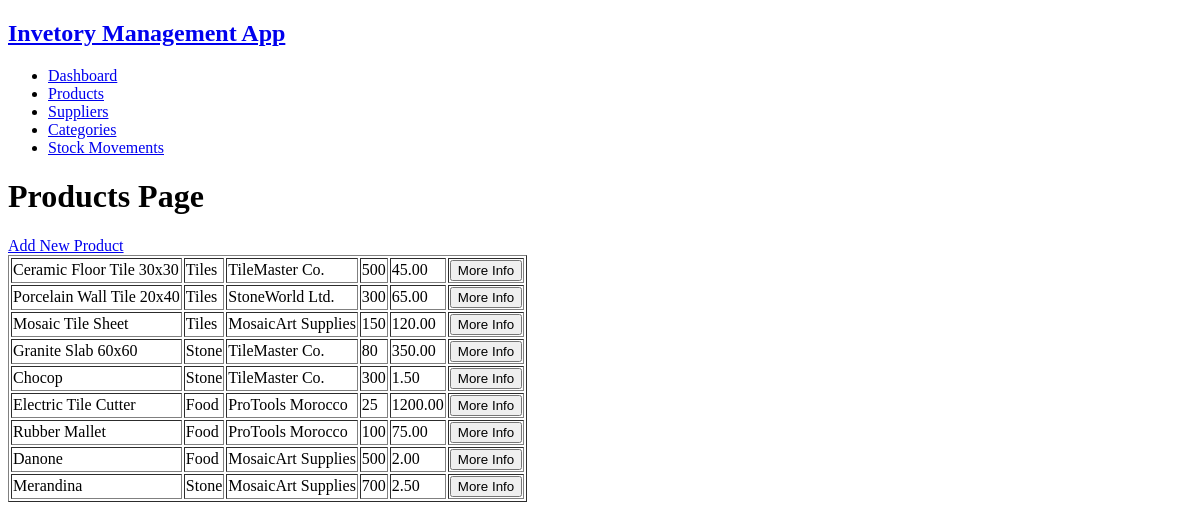
/products, run on an earlier commit of the app's database.
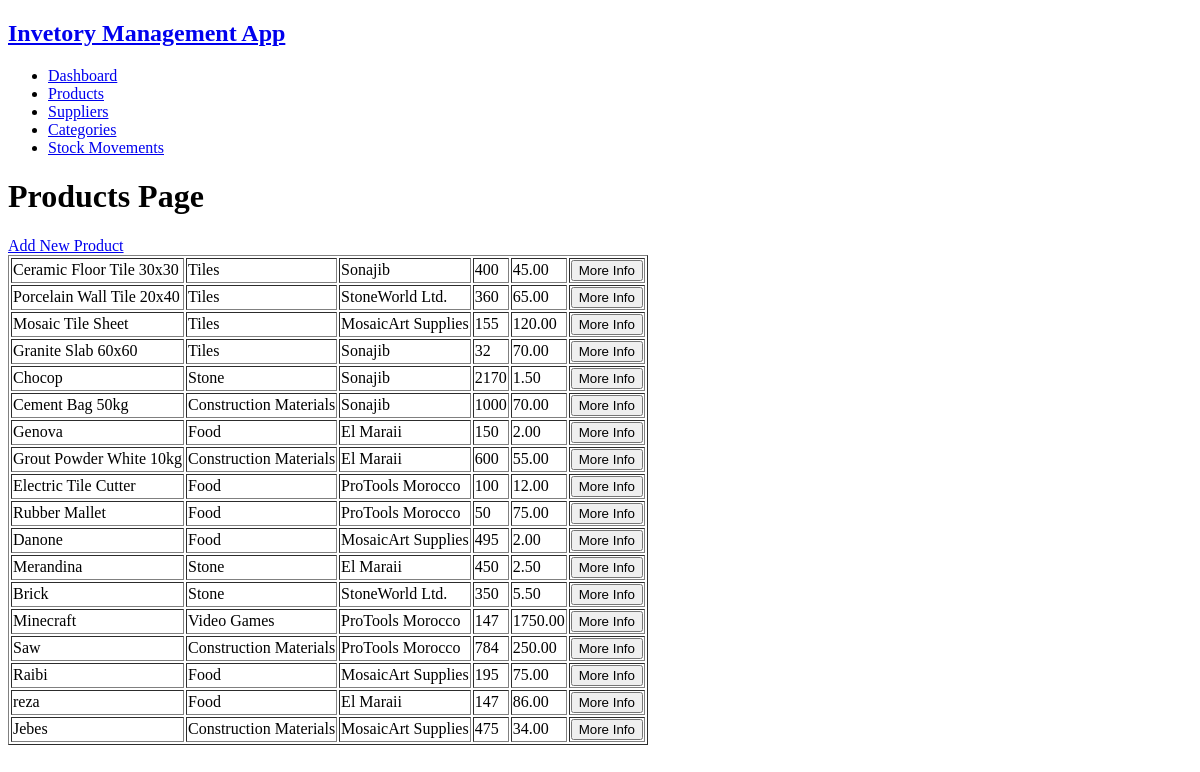
And on a later commit of the database.
### tables this page shows
CREATE TABLE `products` (
  `product_id` int(11) NOT NULL,
  `product_name` varchar(50) NOT NULL,
  `category_id` int(11) NOT NULL,
  `supplier_id` int(11) NOT NULL,
  `product_quantity` int(11) NOT NULL,
  `product_price` decimal(10,2) NOT NULL,
  `is_active` enum('YES','NO') NOT NULL DEFAULT 'YES'
);

CREATE TABLE `categories` (
  `category_id` int(11) NOT NULL,
  `category_name` varchar(50) NOT NULL,
  `is_categ_active` enum('YES','NO') NOT NULL DEFAULT 'YES'
);

CREATE TABLE `suppliers` (
  `supplier_id` int(11) NOT NULL,
  `supplier_name` varchar(50) NOT NULL,
  `supplier_email` varchar(50) NOT NULL,
  `supplier_phone` varchar(20) DEFAULT NULL,
  `supplier_address` varchar(255) NOT NULL,
  `is_supp_active` enum('YES','NO') NOT NULL DEFAULT 'YES'
);

### app/models/product.model.php (called while the page is built, shortened)
<?php
function getAllProducts(mysqli $connect): array
{
    $sql = "
        SELECT p.product_id, p.product_name, c.category_id, c.category_name, s.supplier_id, s.supplier_name, p.product_quantity, p.product_price, p.is_active
        FROM products p
        JOIN categories c
            ON p.category_id = c.category_id
        JOIN suppliers s
            ON p.supplier_id = s.supplier_id
    ";
    $result = mysqli_query($connect, $sql);
    $products = mysqli_fetch_all($result, MYSQLI_ASSOC);
    return $products;
}

### app/views/product/products.view.php (the view, shortened to what this page needs)
<!DOCTYPE html>
<html lang="en">
<head>
    <link rel="stylesheet" href="\assets\css\master.css">
    <link rel="stylesheet" href="\assets\css\all.min.css">
</head>
<body>
    <?php require VIEWS_PATH . 'includes\header.php' ?>
    <?php require VIEWS_PATH . 'includes\navbar.php' ?>
    <h1>Products Page</h1>
    <a href="/products/add">Add New Product</a>
    <table border="1">
        <?php foreach ($products as $product):?>
            <?php if (strcmp($product['is_active'], 'YES') === 0):?>
                <tr>
                    <td><?= $product['product_name'] ?></td>
                    <td><?= $product['category_name'] ?></td>
                    <td><?= $product['supplier_name'] ?></td>
                    <td><?= $product['product_quantity'] ?></td>
                    <td><?= $product['product_price'] ?></td>
                    <td>
                        <form action="/products/info" method="post">
                            <button type="submit">More Info</button>
                        </form>
                    </td>
                </tr>
            <?php endif ?>
        <?php endforeach?>
    </table>
</body>
</html>

What changed in the data, as far as the page shows it:
changed products "Ceramic Floor Tile 30x30": supplier.supplier_name "TileMaster Co." → "Sonajib"; product_quantity "500" → "400"
changed products "Porcelain Wall Tile 20x40": product_quantity "300" → "360"
changed products "Mosaic Tile Sheet": product_quantity "150" → "155"
changed products "Granite Slab 60x60": category.category_name "Stone" → "Tiles"; supplier.supplier_name "TileMaster Co." → "Sonajib"; product_quantity "80" → "32"; product_price "350.00" → "70.00"
changed products "Chocop": supplier.supplier_name "TileMaster Co." → "Sonajib"; product_quantity "300" → "2170"
now on this page (row edited): products: product_name "Cement Bag 50kg", category.category_name "Construction Materials", supplier.supplier_name "Sonajib", product_quantity "1000", product_price "70.00"
now on this page (row edited): products: product_name "Genova", category.category_name "Food", supplier.supplier_name "El Maraii", product_quantity "150", product_price "2.00"
now on this page (row edited): products: product_name "Grout Powder White 10kg", category.category_name "Construction Materials", supplier.supplier_name "El Maraii", product_quantity "600", product_price "55.00"
changed products "Electric Tile Cutter": product_quantity "25" → "100"; product_price "1200.00" → "12.00"
changed products "Rubber Mallet": product_quantity "100" → "50"
changed products "Danone": product_quantity "500" → "495"
changed products "Merandina": supplier.supplier_name "MosaicArt Supplies" → "El Maraii"; product_quantity "700" → "450"
added products: product_name "Brick", category.category_name "Stone", supplier.supplier_name "StoneWorld Ltd.", product_quantity "350", product_price "5.50"
added products: product_name "Minecraft", category.category_name "Video Games", supplier.supplier_name "ProTools Morocco", product_quantity "147", product_price "1750.00"
added products: product_name "Saw", category.category_name "Construction Materials", supplier.supplier_name "ProTools Morocco", product_quantity "784", product_price "250.00"
added products: product_name "Raibi", category.category_name "Food", supplier.supplier_name "MosaicArt Supplies", product_quantity "195", product_price "75.00"
added products: product_name "reza", category.category_name "Food", supplier.supplier_name "El Maraii", product_quantity "147", product_price "86.00"
added products: product_name "Jebes", category.category_name "Construction Materials", supplier.supplier_name "MosaicArt Supplies", product_quantity "475", product_price "34.00"
